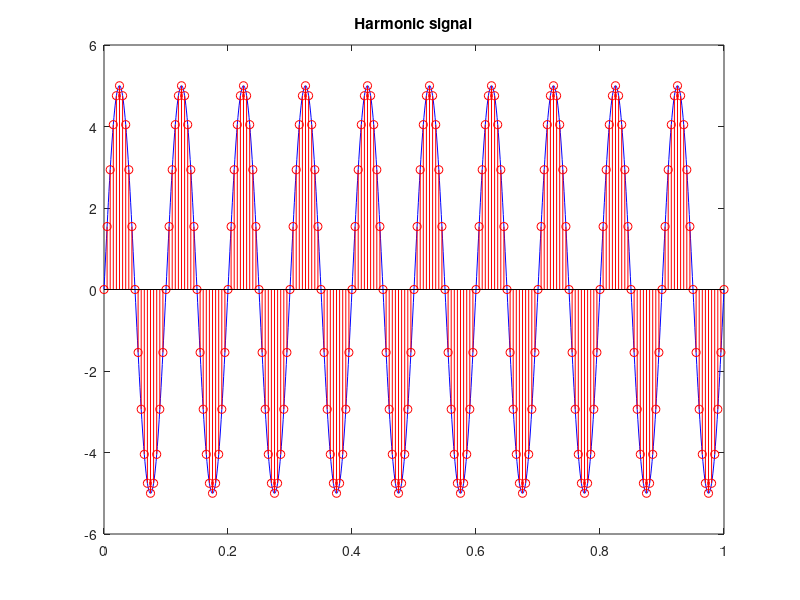
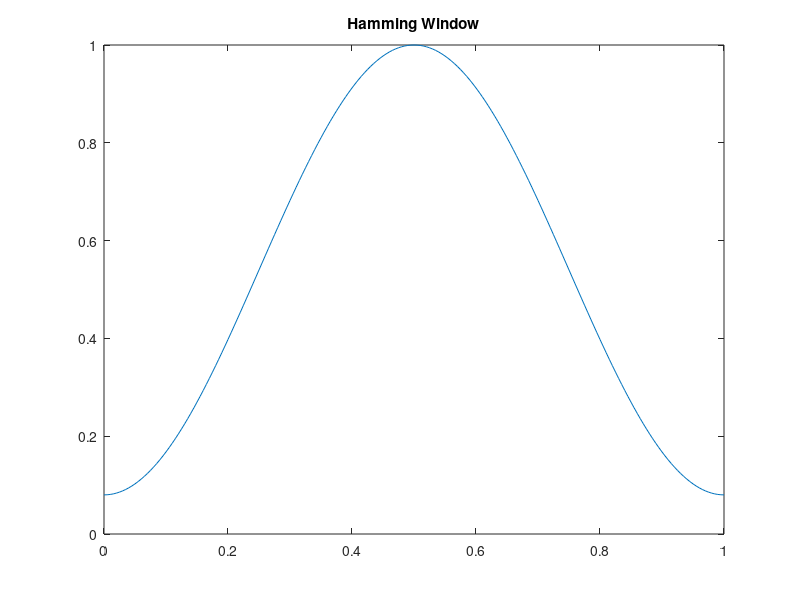
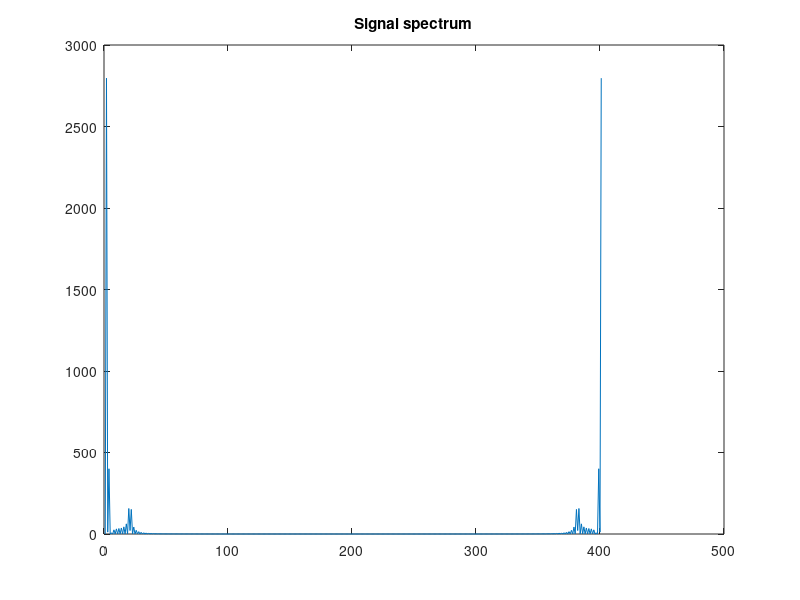

The MATLAB source for these figures, in order: (Note: this script raises an error after producing the figures.)
% Task 1. Basics of the formation and analysis of signals
close all
clc
clear
key_figure = 'yes';
addpath('.\function');
% Harmonic Signal Generation
frequency = 10;
phase = 0;
amplitude = 5;
freq_descret = 20*frequency;

time = 0:0.001:1;
reference = 0:(1/freq_descret):1;
signal = amplitude.*sin(2*pi*frequency*time+phase);
signal_descr = amplitude.*sin(2*pi*frequency*reference+phase);
if strcmp(key_figure, 'yes') == true
    figure;
    plot(time, signal, 'blue')
    hold on
    stem(reference, signal_descr, 'red')
    hold off
    title('Harmonic signal');
end

% Hamming Window
leng = length(reference);
window_hamm = hamming(leng);
convolution = conv(signal_descr, window_hamm);
spectrum_freq = 0:1:frequency*2;
spectrum = abs(fft(convolution));
if strcmp(key_figure, 'yes') == true
    figure;
    plot(reference, window_hamm)
    title('Hamming Window');
    figure;
    plot(spectrum)
    title('Signal spectrum');
end


% Limiter
max_ampl = max(signal_descr);
signal_75 = limiter(signal_descr, 75);
signal_50 = limiter(signal_descr, 50);
signal_25 = limiter(signal_descr, 25);
spectrum_50 = fft(signal_50);
if strcmp(key_figure, 'yes') == true
    figure;
    subplot(2,2,1)
    plot(reference, signal_descr)
    title('Source signal');
    ylim([-max_ampl max_ampl])
    subplot(2,2,2)
    plot(reference, signal_75)
    title('Signal with 75% limit');
    ylim([-max_ampl max_ampl])
    subplot(2,2,3)
    plot(reference, signal_50)
    title('Signal with 75% limit');
    ylim([-max_ampl max_ampl])
    subplot(2,2,4)
    plot(reference, signal_25)
    title('Signal with 25% limit');
    ylim([-max_ampl max_ampl])
    figure;
    plot(abs(spectrum_50))
    title('Amplitude spectrum, 50% limiter');
end

% Cutoff angle

rmpath('.\function');
